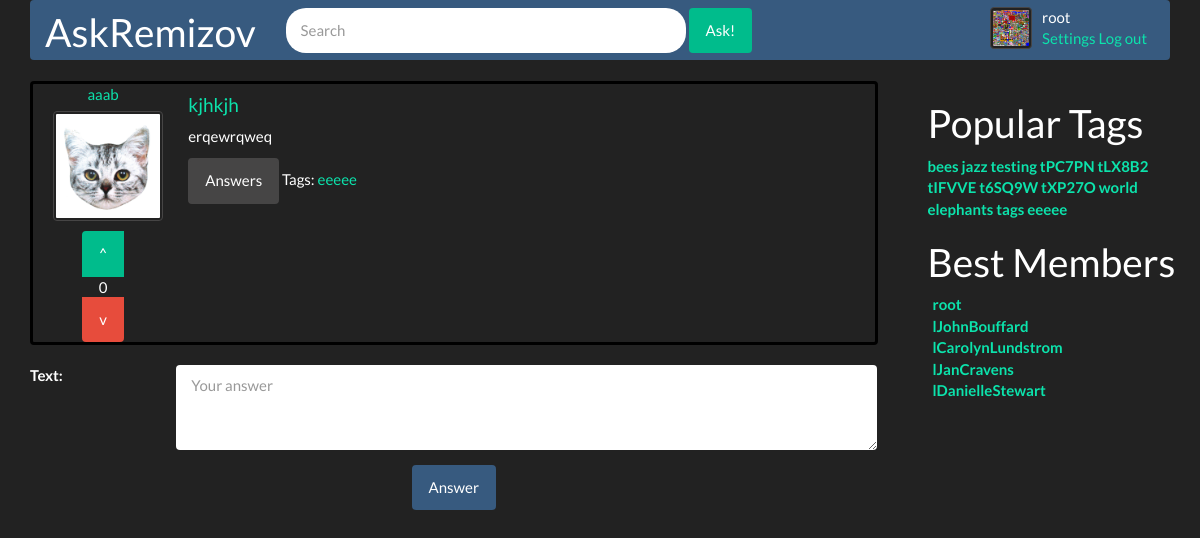
The app's page /question/q/90 (signed in) with its own data.
### questions/models.py (models this page shows, shortened)
class Profile(models.Model):
    user = models.OneToOneField(User, on_delete=models.CASCADE)
    rating = models.IntegerField(default=0)
    avatar = models.ImageField(upload_to='%Y/%m/%d/', default='avatar.png')
    objects = ProfileManager()

class Question(models.Model):
    author = models.ForeignKey(Profile, on_delete=models.SET(''))
    title = models.CharField(max_length=MAX_TITLE_LENGTH)
    body = models.CharField(max_length=MAX_TEXT_LENGTH)
    rating = models.IntegerField(default=0)
    publication_date = models.DateTimeField('date published', auto_now=True)
    tags = models.ManyToManyField(Tag)
    objects = QuestionManager()

class Tag(models.Model):
    text = models.CharField(max_length=MAX_TAG_LENGTH)
    objects = TagManager()

### questions/views.py (the view)
# urls.py: url(r'^q/(?P<question_id>[0-9]+)$', views.answers_view, name='answers'),
def answers_view(request, question_id='0'):
    if request.method == 'POST':
        form = AnswerForm(request.POST)
        if form.is_valid():
            pass
            question = Question.objects.get(pk=question_id)
            body = form.cleaned_data['text']
            Answer.objects.create(author=request.user.profile, body=body,
                                  rating=0, question=question)
    else:
        form = AnswerForm()
    question = get_object_or_404(Question, pk=int(question_id))
    answers = Answer.objects.filter(question=question).order_by('-rating')
    return render(request, 'questions/answers.html', {
                  'question': question,
                  'answers': answers,
                  'best_members': get_best_members(),
                  'popular_tags': Tag.objects.get_popular(16),
                  'answer_form': form,
                  })

### questions/forms.py
class AnswerForm(forms.Form):
    text = forms.CharField(label='Text', widget=forms.Textarea(), min_length=4, max_length=2048)

### questions/models.py (called while the page is built)
    def get_popular(self, number):
        return Tag.objects.annotate(num_questions=Count('question')).order_by('-num_questions')[:number]

### questions/templatetags/extra_filters.py (called while the page is built)
@register.filter(name='add_css')
def add_css(value, arg):
    strings = arg.split(',')
    d = {string.split('=')[0]: string.split('=')[1] for string in strings}
    return value.as_widget(attrs=d)

### questions/views.py (called while the page is built)
def get_best_members():
    return User.objects.order_by('profile__rating')[:5]

### templates/questions/answers.html (shortened to what this page needs)
{% load static %}
{% load extra_filters %}
<!DOCTYPE html>
<html lang="en">
<head>
	<link href="{% static "bootstrap/css/darkly_bootstrap.css" %}" type="text/css" rel="stylesheet">
</head>
<body class="container">
	{% include 'questions/navbar.html' %}
	<div class="row">
		<div class="col-sm-9 left_side">
			{% include 'questions/question.html' %}
			{% if user.is_authenticated %}
				<form action="" method="post">
				<div class="form-group row">
					<div class="col-sm-2 col-form-label">
						{{ answer_form.text.label_tag }}
					</div>
					<div class="col-sm-10">
						{{ answer_form.text|add_css:'class=form-control,rows=3,placeholder=Your answer' }}
					</div>
				</div>
				<center><button type="submit" class="btn btn-primary">Answer</button></center>
				</form>
			{% endif %}
		</div>
		<div class="col-sm-3" id="right_side">
			{% include 'questions/popular_tags.html' %}
			{% include 'questions/best_members.html' %}
		</div>
	</div>
</body>
</html>

### templates/questions/navbar.html (shortened to what this page needs)
{% load static %}
<nav class="navbar navbar-default nav">
        <div class="container-fluid">
            <div class="navbar-header"">
                <a class="navbar-brand" href="/question">
                    <h1>AskRemizov</h1>
                </a>
            </div>
            <div class="collapse navbar-collapse" id="bs-example-navbar-collapse-1">
                <form class="navbar-form navbar-left">
                    <div class="form-group">
                        <input type="text" class="form-control" placeholder="Search" id="nav_search">
                    </div>
                    <a href="{% url 'ask' %}" class="btn btn-success">
                        Ask!
                    </a>
                </form>
                <div class="navbar-right" id="avatar_navbar">
                    <div class="navbar-left">
                        <div class="navbar_img">
                            <a href="settings.html">
                            {% if user.is_authenticated %}
                                <img alt="72x72" src="{{ user.profile.avatar.url }}" class="img-thumbnail">
                            {% endif %}
                            </a>
                        </div>
                    </div>
                    <div class="navbar-right">
                        {% if user.is_authenticated %}
                            {{ user.username }}
                            <br>
                            <a href="{% url 'settings' %}">Settings</a>
                            <a href="{% url 'logout' %}?continue={{ request.path }}">Log out</a>
                        {% else %}
                            <a href="{% url 'login' %}?continue={{ request.path }}">Log in</a>
                            <a href="{% url 'signup' %}?continue={{ request.path }}">Sign up</a>
                        {% endif %}
                    </div>
                </div>
            </div>
        </div>
    </nav>

### templates/questions/question.html
{% load static %}
<div class="question">
	<div class="col-sm-2 question_info">
		<center><a> {{ question.author.user.first_name }} </a></center>
		<a>
			{% if question.author.avatar %}
				<img src="{{ question.author.avatar.url }}" alt="72x72" class="img-thumbnail question_img">
			{% endif %}
		</a>
		<div class="rating">
			<center>
				<div class="btn-group btn-group-vertical">
					<button type="submit" class="btn btn-success" id="btn_rating">^</button>
					{{ question.rating }}
					<button type="submit" class="btn btn-danger" id="btn_rating">v</button>
				</div>
			</center>
		</div>
	</div>
	<div class="row">
		<div class="col-sm-9">
			<a href="/question/q/{{ question.id }}">
				<h4>{{ question.title }}</h4>
			</a>
			<p>{{ question.body }}</p>
			<p>
				<a href="{% url 'answers' question.id %}" class="btn btn-default">
					Answers
			    </a>
					Tags:
					{% for tag in question.tags.all %}
					<a href="{% url 'questions_by_tag' tag.id %}"> {{ tag.text }} </a>
					{% endfor %}
			</p>
		</div>
	</div>
</div>

### templates/questions/popular_tags.html
<div class="row">
	<h1>Popular Tags</h1>
</div>
<div align="left" class="row">
	{% for tag in popular_tags %}
		<a href="/question/tag/{{ tag.id }}"><b>
			{{ tag.text }}
		</b></a>
	{% endfor %}
</div>

### templates/questions/best_members.html
<div class="row">
    <h1>Best Members</h1>
</div>
<ul class="best_members">
    {% for member in best_members %}
        <li><a><b> {{ member.username }} </b></a></li>
    {% endfor %}
</ul>

### templates/questions/answers.html (style rules this page uses)
.navbar-brand { margin-top: -30px; }
.question { margin-bottom: 20px; border: 3px solid #000000; border-radius: 4px; overflow-wrap:break-word; }
.question_info { text-align: center; }
.question_img { margin: 5px 5px 10px 5px; }
.navbar_img { width:42px; height:42px; margin-right:10px; }
#avatar_navbar { margin:7px 8px 0px 0px; }
li { list-style-type: none; }
ul { padding-left: 0px; margin-left: -10px; }
#nav_search { width: 400px; border-radius: 20px; }
#right_side { padding-left:50px; }

### records on screen
Question: author.user.first_name "aaab", author.avatar (placeholder picture), rating "0", title "kjhkjh", body "erqewrqweq"
Tag: text "eeeee"
Tag: text "bees"
Tag: text "jazz"
Tag: text "testing"
Tag: text "tPC7PN"
Tag: text "tLX8B2"
Tag: text "tIFVVE"
Tag: text "t6SQ9W"
Tag: text "tXP27O"
Tag: text "world"
Tag: text "elephants"
Tag: text "tags"

### other values on screen
{{ user.username }} "root"
{{ answer_form.text.label_tag }} "Text:"
{{ member.username }} "root"
{{ member.username }} "lJohnBouffard"
{{ member.username }} "lCarolynLundstrom"
{{ member.username }} "lJanCravens"
{{ member.username }} "lDanielleStewart"
